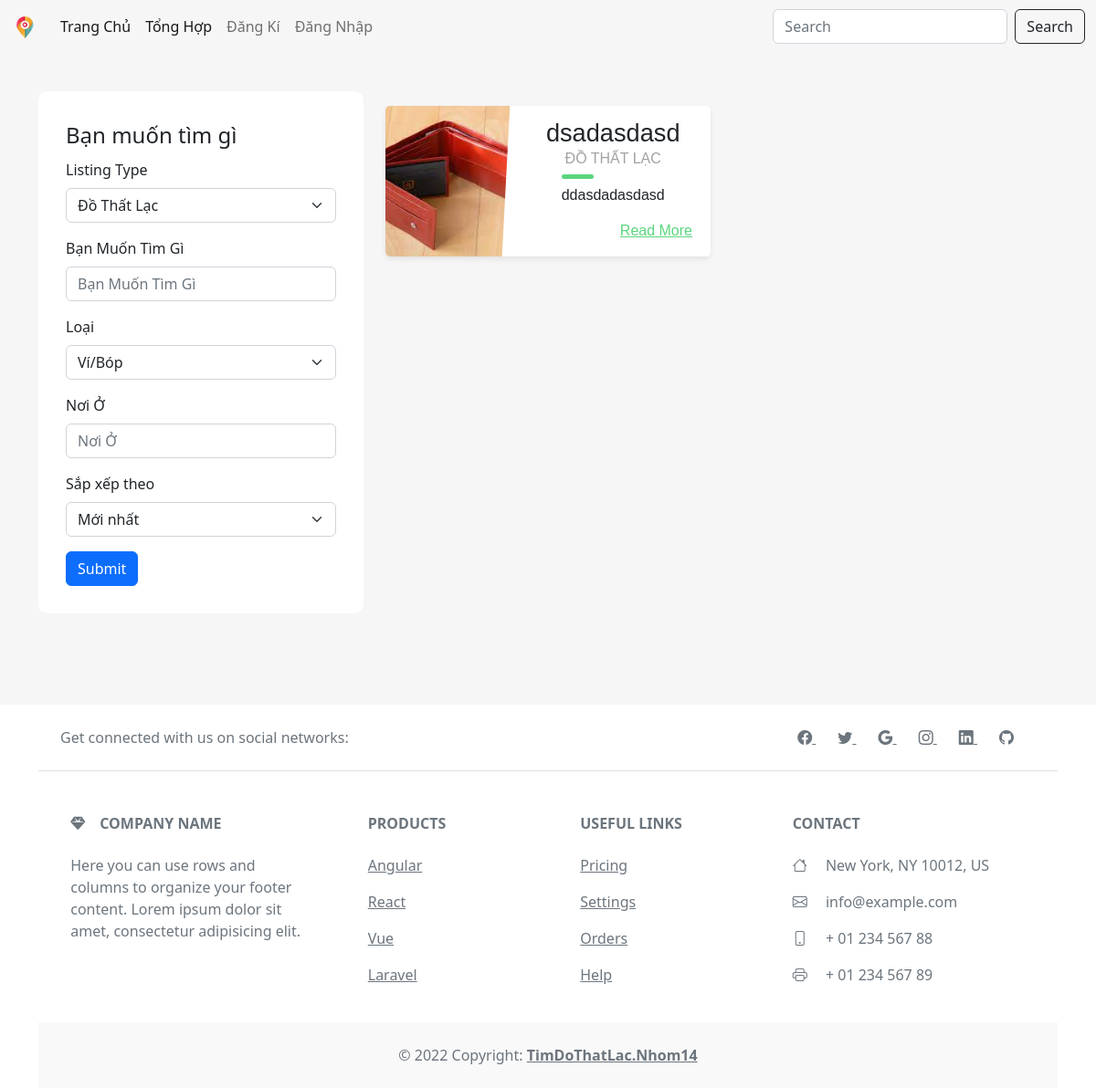
The page /timkiem/ on the database as committed earlier.
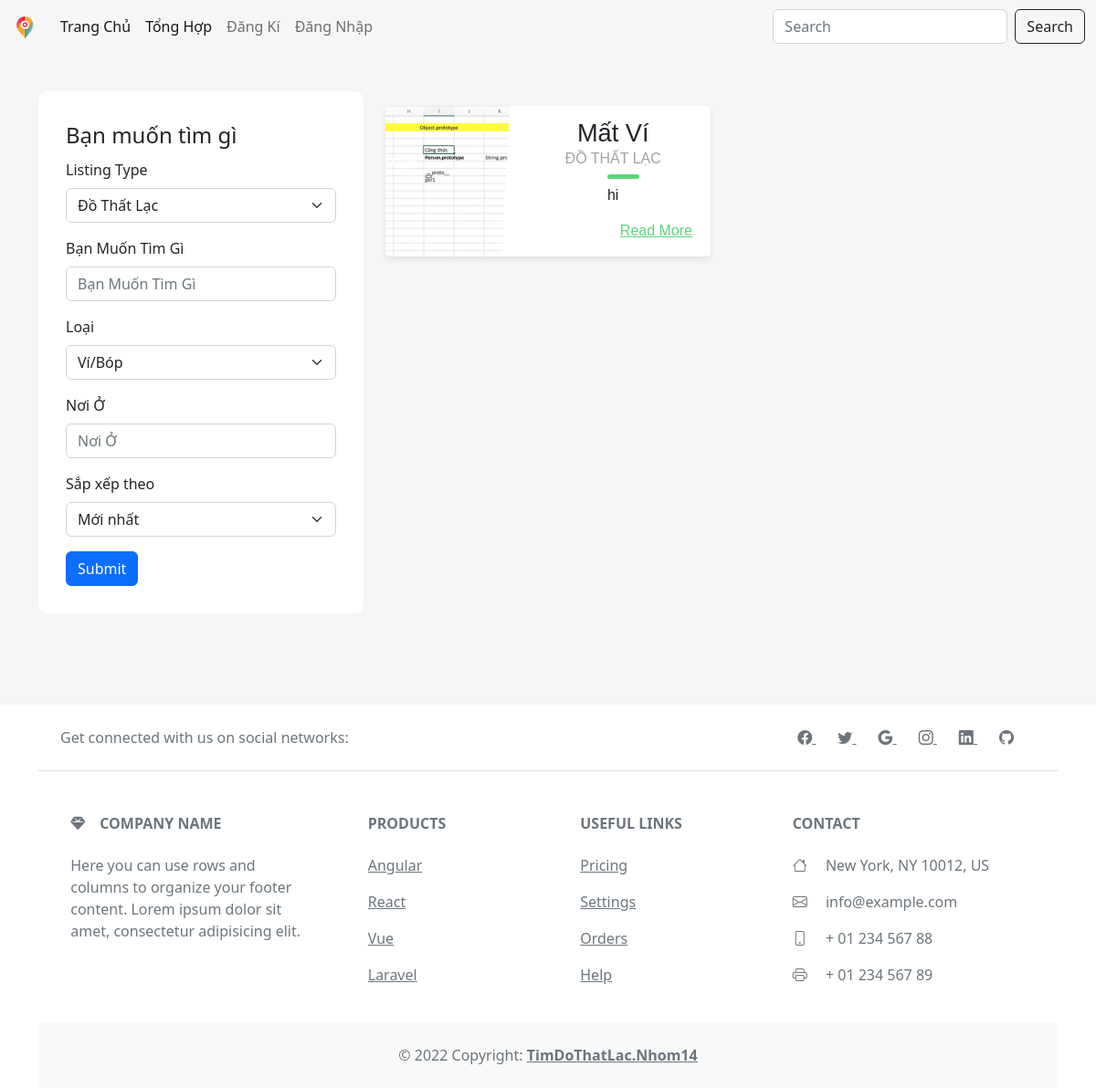
The same page on the database as committed later.
### home/models.py (models this page shows, shortened)
class mypost(models.Model):
    user = models.TextField(null=True)
    title = models.TextField(max_length=1000)
    type = models.TextField()
    object = models.TextField()
    descrip = models.TextField(max_length=10000000)
    address = models.TextField()
    name = models.TextField(max_length=1000)
    pnum = models.IntegerField(null=True, blank=True)
    email = models.TextField(max_length=1000)
    images = models.ImageField(null=True ,blank=True , upload_to='images/')

### home/views.py (the view)
# urls.py: path('timkiem/' , home.get_tim_kiem_post,  name="tim_kiem_post"),
def get_tim_kiem_post(request):
    if request.method == "GET":
        onedata = mypost.objects.filter().order_by('-pk')
        context = {
            'post':onedata
        }
    return render(request, 'timkiem.html', context)

### home/Templates/timkiem.html (shortened to what this page needs)
{% load static %}
<!DOCTYPE html>
<html>
    <head>
        <link rel="stylesheet" type="text/css" href="https://use.fontawesome.com/releases/v5.7.2/css/all.css">
         <link rel="stylesheet" type"text/css" href="{% static 'css/timkiem/timkiem.css' %}">
         <link rel="stylesheet" href="https://cdn.jsdelivr.net/npm/bootstrap-icons@1.9.1/font/bootstrap-icons.css">
         <link href="https://cdn.jsdelivr.net/npm/bootstrap@5.2.1/dist/css/bootstrap.min.css" rel="stylesheet">
    </head>
    <body>
      {% include 'header.html' %}
        <div class="body ">
            <div class="container ">
                <div class="row  ">
                  <div class="col-sm-4">
                    <div class="form-left ">
                        <form>
                            <fieldset >
                              <legend>Bạn muốn tìm gì</legend>
                              <div class="mb-3">
                                <label for="disabledSelect" class="form-label">Listing Type</label>
                                <select id="disabledSelect" class="form-select">
                                  <option>Đồ Thất Lạc</option>
                                </select>
                              </div>
                              <div class="mb-3">
                                <label for="TextInput" class="form-label">Bạn Muốn Tìm Gì</label>
                                <input type="text" id="TextInput" class="form-control" placeholder="Bạn Muốn Tìm Gì">
                              </div>
                              <div class="mb-3">
                                <label for="disabledSelect" class="form-label">Loại</label>
                                <select id="disabledSelect" class="form-select">
                                  <option>Ví/Bóp</option>
                                </select>
                              </div>
                              <div class="mb-3">
                                <label for="TextInput" class="form-label">Nơi Ở</label>
                                <input type="text" id="TextInput" class="form-control" placeholder="Nơi Ở">
                              </div>
                              <div class="mb-3">
                                <label for="disabledSelect" class="form-label">Sắp xếp theo</label>
                                <select id="disabledSelect" class="form-select">
                                  <option>Mới nhất</option>
                                </select>
                              </div>
                              <button  type="submit" class="btn btn-primary">Submit</button>
                            </fieldset>
                          </form>
                    </div>
                  </div>
                  <div class="form-right col-sm-8 text-center">
                    <div class="row">
                         {% for x in post %}
                       <div class="card_right col-sm-6">
                          <div class="blog-card">
                            <div class="meta">
                              <div class="photo" style="background-image: url({{x.images.url}})"></div>
                            </div>
                            <div class="description">
                              <h1>{{x.title}}</h1>
                              <h2>{{x.type}}</h2>
                              <p> {{x.descrip}} </p>
                              <p class="read-more">
                                <a href="{% url "show_post" x.id %}">Read More</a>
                              </p>
                            </div>
                          </div>
                         </div>
                         {% endfor %}
                    </div>
                  </div>
                </div>
              </div>
        </div>
        <div class="footer container ">
          {% include 'footer.html' %}
        </div>
    </body>
</html>

Rows that differ between the two databases and show on the page:
removed mypost: images (picture), title "dsadasdasd", type "ĐỒ THẤT LẠC", descrip "ddasdadasdasd"
added mypost: images (picture), title "Mất Ví", type "ĐỒ THẤT LẠC", descrip "hi"
